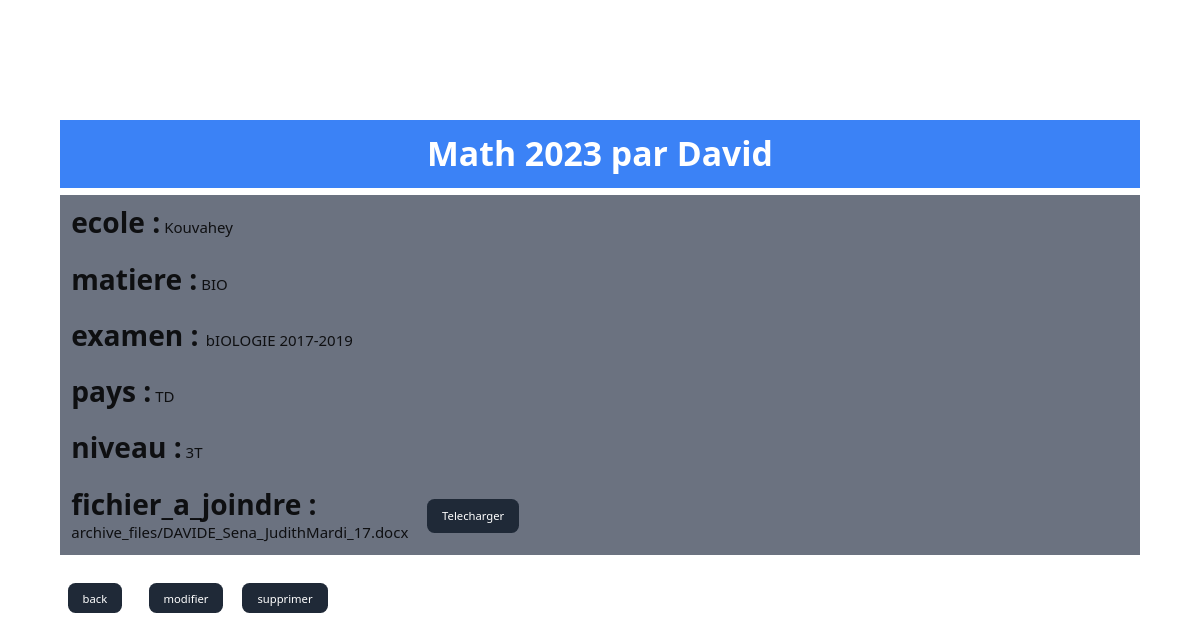
Page /archive/detail_archive_admin/1/ (signed in) on the committed database.
### Archive/models.py (models this page shows, shortened)
class Archive(models.Model):
    titre = models.CharField(max_length=255)
    publicateur = models.CharField(max_length=255)
    ecole = models.CharField(max_length=255)
    matiere = models.CharField(max_length=255)
    examen = models.CharField(max_length=255)
    pays = models.CharField(max_length=255)
    niveau = models.CharField(max_length=255)
    fichier = models.FileField(upload_to='archive_files/')
    archive_likes = models.ManyToManyField(User, related_name='archive_like', default="None", blank="True")
    archive_like_count = models.BigIntegerField(default='0')
    download_count = models.PositiveIntegerField(default=0)

### Archive/views.py (the view)
# urls.py: path('detail_archive_admin/<int:archive_id>/', detail_archive_admin, name='detail_archive_admin'),
@login_required
def detail_archive_admin(request, archive_id):
    archive = get_object_or_404(Archive, pk=archive_id)
    return render(request, 'archive/detail_archive_admin.html', {'archive': archive})

### templates/archive/detail_archive_admin.html (shortened to what this page needs)
{% extends 'base/base.html' %}
{% block content %}
<div class=" my-16 py-16 px-16">
    <h2 class="bg-blue-500 text-white p-4 font-bold text-4xl text-center ">
        {{ archive.titre }} par {{ archive.publicateur }}
    </h2>
    <p class="bg-gray-500 mt-2 p-3"> <span class="font-bold text-3xl">ecole :</span>  {{ archive.ecole }}</p>
    <p class="bg-gray-500 p-3"> <span class="font-bold text-3xl">matiere :</span>  {{ archive.matiere }}</p>
    <p class="bg-gray-500 p-3"> <span class="font-bold text-3xl">examen : </span> {{ archive.examen }}</p>
    <p class="bg-gray-500 p-3"> <span class="font-bold text-3xl">pays :</span>  {{ archive.pays }}</p>
    <p class="bg-gray-500 p-3"> <span class="font-bold text-3xl">niveau :</span>  {{ archive.niveau }}</p>
    <div class="bg-gray-500 flex">
        <p class=" rounded-lg p-3"> <span class="font-bold text-3xl"> fichier_a_joindre :</span>  <br> {{ archive.fichier }}</p>
        <button id="telecharger-revue" class="bg-gray-800 text-white text-xs m-6 py-2 px-4 mx-2 rounded-lg hover:bg-blue-600 transition">Telecharger</a>
    </div>
    <div class="py-4">
    </div>
    <div class="space-x-4">
        <a  href="{% url 'home' %}" class="my-4 bg-gray-800 text-white text-xs py-2 px-4 mx-2 rounded-lg hover:bg-blue-600 transition">back</a>
        <a href="{% url 'archive:modifie_archive' archive_id=archive.id %}" class="bg-gray-800 text-white text-xs py-2 px-4 mx-2 rounded-lg hover:bg-blue-600 transition">modifier</a>
        <a href="{% url 'archive:supprime_archive' archive_id=archive.id %}" class="bg-gray-800 text-white text-xs py-2 px-4 mx-2 rounded-lg hover:bg-blue-600 transition">supprimer</a>
    </div>
</div>
{% endblock %}

### rows in the picture
Archive: titre "Math 2023", publicateur "David", ecole "Kouvahey", matiere "BIO", examen "bIOLOGIE 2017-2019", pays "TD", niveau "3T", fichier "archive_files/DAVIDE_Sena_JudithMardi_17.docx"
